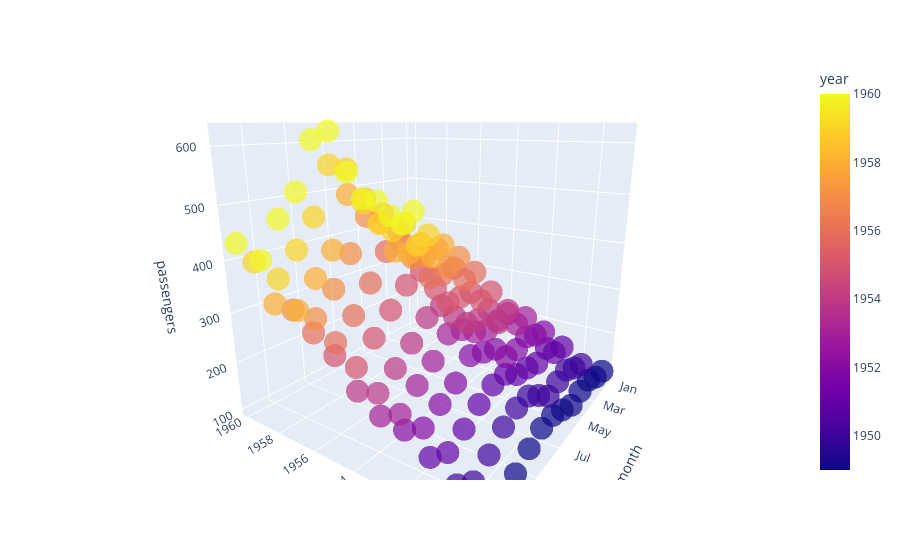

Notebook code cell kept with this figure:
### Markdown cell above
# 3D Scatter Plot

### Code cell
fig = px.scatter_3d(
    flights,
    x="year",
    y="month",
    z="passengers",
    color="year",
    opacity=0.7,
)

fig

### Figure 1 — Plotly figure (JSON) as saved in the notebook; plotly's stock layout.template omitted (floating-point values rounded to 4 significant figures; data arrays with more than 128 entries replaced by an {"elided": "..."} marker saying what was removed)
{"data": [{"hovertemplate": "year=%{marker.color}<br>month=%{y}<br>passengers=%{z}<extra></extra>", "legendgroup": "", "marker": {"color": {"elided": "144 int values"}, "coloraxis": "coloraxis", "opacity": 0.7, "symbol": "circle"}, "mode": "markers", "name": "", "scene": "scene", "showlegend": false, "type": "scatter3d", "x": {"elided": "144 int values"}, "y": {"elided": "144 str values"}, "z": {"elided": "144 int values"}}], "layout": {"autosize": true, "coloraxis": {"colorbar": {"title": {"text": "year"}}, "colorscale": [[0, "#0d0887"], [0.1111, "#46039f"], [0.2222, "#7201a8"], [0.3333, "#9c179e"], [0.4444, "#bd3786"], [0.5556, "#d8576b"], [0.6667, "#ed7953"], [0.7778, "#fb9f3a"], [0.8889, "#fdca26"], [1, "#f0f921"]]}, "legend": {"tracegroupgap": 0}, "margin": {"t": 60}, "scene": {"aspectmode": "auto", "aspectratio": {"x": 1, "y": 1, "z": 1}, "camera": {"center": {"x": 0, "y": 0, "z": 0}, "eye": {"x": -0.979, "y": 1.411, "z": 0.5023}, "projection": {"type": "perspective"}, "up": {"x": 0, "y": 0, "z": 1}}, "domain": {"x": [0, 1], "y": [0, 1]}, "xaxis": {"title": {"text": "year"}, "type": "linear"}, "yaxis": {"title": {"text": "month"}, "type": "category"}, "zaxis": {"title": {"text": "passengers"}, "type": "linear"}}}}
